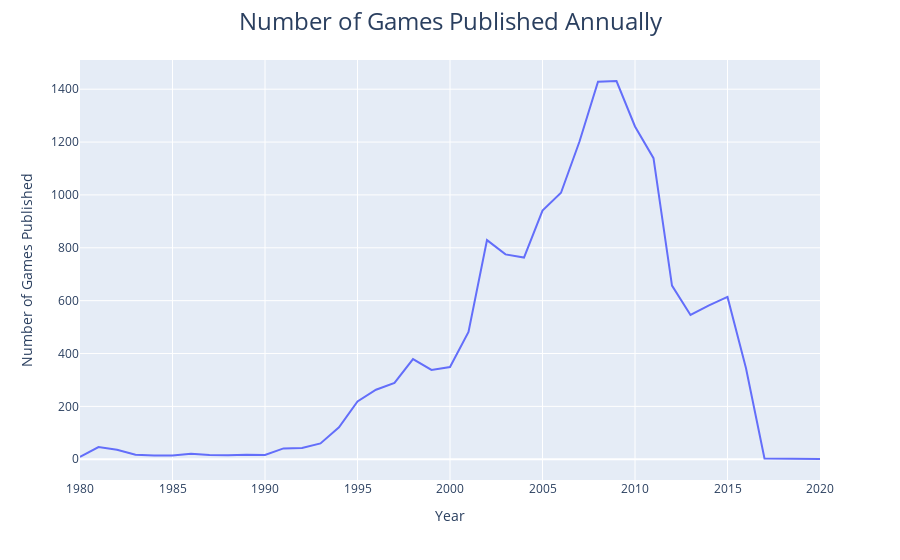

Notebook source saved alongside this figure:
### Markdown cell above
# Number of Games Published Annually

### Code cell
AnnualNumberOfGames = df['Year'].groupby(df['Year']).count()

fig = px.line(AnnualNumberOfGames, x=AnnualNumberOfGames.index, y=AnnualNumberOfGames,
              labels={
                  "index": "Year",
                  "y": "Number of Games Published"
              }
              )
fig.update_layout(title_text='Number of Games Published Annually',
                  title_x=0.5, title_font=dict(size=24))

fig.show()

### Figure 1 — Plotly figure (JSON) as saved in the notebook; plotly's stock layout.template omitted (floating-point values rounded to 4 significant figures)
{"data": [{"hovertemplate": "Year=%{x}<br>Number of Games Published=%{y}<extra></extra>", "legendgroup": "", "line": {"color": "#636efa", "dash": "solid"}, "marker": {"symbol": "circle"}, "mode": "lines", "name": "", "orientation": "v", "showlegend": false, "type": "scatter", "x": [1980, 1981, 1982, 1983, 1984, 1985, 1986, 1987, 1988, 1989, 1990, 1991, 1992, 1993, 1994, 1995, 1996, 1997, 1998, 1999, 2000, 2001, 2002, 2003, 2004, 2005, 2006, 2007, 2008, 2009, 2010, 2011, 2012, 2013, 2014, 2015, 2016, 2017, 2020], "xaxis": "x", "y": [9, 46, 36, 17, 14, 14, 21, 16, 15, 17, 16, 41, 43, 60, 121, 219, 263, 289, 379, 338, 349, 482, 829, 775, 763, 941, 1008, 1202, 1428, 1431, 1259, 1139, 657, 546, 582, 614, 344, 3, 1], "yaxis": "y"}], "layout": {"legend": {"tracegroupgap": 0}, "margin": {"t": 60}, "title": {"font": {"size": 24}, "text": "Number of Games Published Annually", "x": 0.5}, "xaxis": {"anchor": "y", "domain": [0, 1], "title": {"text": "Year"}}, "yaxis": {"anchor": "x", "domain": [0, 1], "title": {"text": "Number of Games Published"}}}}
